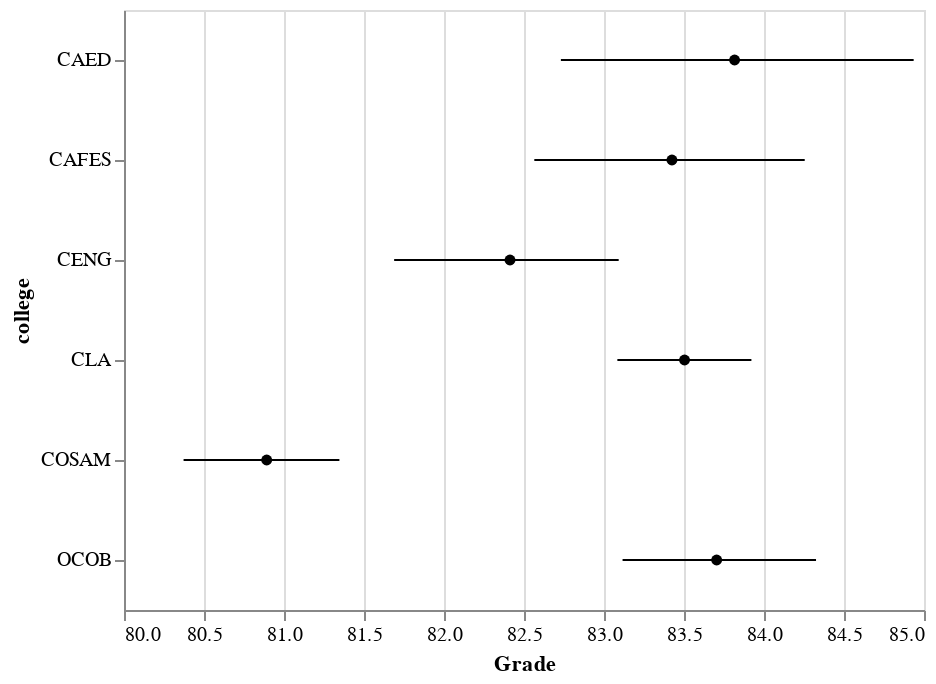

Here is the notebook cell this chart was saved with:
### Markdown cell above
Finally, we will examine the distribution of average grades by college

### Code cell
points = alt.Chart(sub).mark_point(filled=True).encode(
    alt.X(
        'mean(avg grade num)',
        scale=alt.Scale(zero=False),
        axis=alt.Axis(title='Grade')
    ),
    y='college',
    color=alt.value('black')
)

error_bars = alt.Chart(sub).mark_rule().encode(
    x='ci0(avg grade num)',
    x2='ci1(avg grade num)',
    y='college'
)

chart = points + error_bars
chart

### Figure 1 — Vega-Lite specification as saved in the notebook (floating-point values rounded to 4 significant figures; data arrays with more than 128 entries replaced by an {"elided": "..."} marker saying what was removed)
{"$schema": "https://vega.github.io/schema/vega-lite/v2.json", "config": {"view": {"height": 300, "width": 400}}, "layer": [{"data": {"values": {"elided": "1203 records"}}, "encoding": {"color": {"value": "black"}, "x": {"aggregate": "mean", "axis": {"title": "Grade"}, "field": "avg grade num", "scale": {"zero": false}, "type": "quantitative"}, "y": {"field": "college", "type": "nominal"}}, "mark": {"filled": true, "type": "point"}}, {"data": {"values": {"elided": "1203 records"}}, "encoding": {"x": {"aggregate": "ci0", "field": "avg grade num", "type": "quantitative"}, "x2": {"aggregate": "ci1", "field": "avg grade num", "type": "quantitative"}, "y": {"field": "college", "type": "nominal"}}, "mark": "rule"}]}
